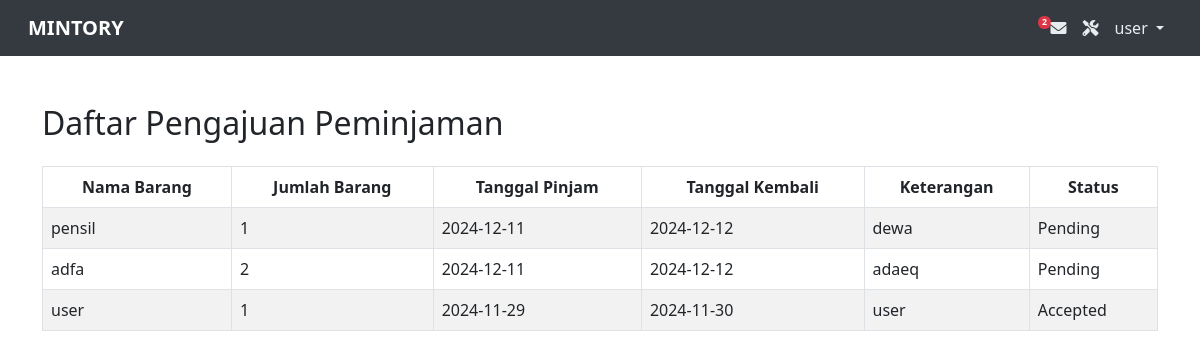
/public/daftar_peminjaman.php (signed in), run on the app's committed database.
### tables this page shows
CREATE TABLE `tb_pinjam` (
  `id_peminjaman` int(11) NOT NULL,
  `nama_properti` varchar(255) NOT NULL,
  `jumlah` varchar(255) NOT NULL,
  `tanggal_pinjam` varchar(50) NOT NULL,
  `tanggal_kembali` varchar(50) NOT NULL,
  `keterangan` varchar(255) DEFAULT NULL,
  `dibuat` varchar(255) NOT NULL,
  `status` varchar(2) NOT NULL
);

### public/daftar_peminjaman.php (the view, shortened to what this page needs)
<?php
include "fungsi/config/koneksi.php";
$username = $_SESSION['username'];
$data = mysqli_query($db, "SELECT * FROM tb_pinjam WHERE dibuat = '$username' ORDER BY id_peminjaman DESC");
$peminjaman = [];
while ($row = mysqli_fetch_array($data)) {
    $peminjaman[] = $row;
}
$resultpeminjaman = mysqli_query($db, "SELECT COUNT(*) as count FROM tb_pinjam WHERE status = 1 AND dibuat = '$username'");
$datapeminjaman = mysqli_fetch_assoc($resultpeminjaman);
$pendingpeminjaman = $datapeminjaman['count'];
?>
<!DOCTYPE html>
<html lang="id">
<head>
    <link href="https://cdn.jsdelivr.net/npm/bootstrap@5.2.3/dist/css/bootstrap.min.css" rel="stylesheet">
    <link rel="stylesheet" href="https://cdnjs.cloudflare.com/ajax/libs/font-awesome/6.0.0/css/all.min.css">
    <link rel="stylesheet" href="css/daftar_pengajuan.css">
    <link rel="stylesheet" href="css/navbarr.css">
    <link rel="stylesheet" href="css/badge.css">
</head>
<body>
    <nav class="navbar navbar-expand-lg bg-body-tertiary">
        <div class="container-fluid">
            <a class="navbar-brand" href="
            <?php
            if (isset($_SESSION['status'])) {
                $status = $_SESSION['status'];
                if ($status == "admin") {
                    echo "admin.php";
                } elseif ($status == "user") {
                    echo "user.php";
                } elseif ($status == "super user") {
                    echo "superuser.php";
                } else {
                    echo "operator.php";
                }
            } ?>">MINTORY</a>
            <div class="collapse navbar-collapse" id="navbarSupportedContent">
                <ul class="navbar-nav ms-auto mb-2 mb-lg-0">
                    <li class="nav-item">
                        <a class="nav-link active" href="daftar_peminjaman.php">
                            <i class="fa-solid fa-envelope"></i>
                            <?php if ($pendingpeminjaman > 0): ?>
                                <span class="badge bg-danger float-start badge-small"><?= $pendingpeminjaman; ?></span>
                            <?php endif; ?>
                        </a>
                    </li>
                    <li class="nav-item">
                        <a class="nav-link active" href="daftar_pengajuan.php">
                            <i class="fa-solid fa-screwdriver-wrench"></i>
                        </a>
                    </li>
                    <li class="nav-item dropdown">
                        <a class="nav-link active dropdown-toggle" href="#" role="button" data-bs-toggle="dropdown" aria-expanded="false">
                            <?= $_SESSION["username"]; ?>
                        </a>
                    </li>
                </ul>
            </div>
        </div>
    </nav>
    <div class="container mt-5">
        <h2 class="mb-4">Daftar Pengajuan Peminjaman</h2>
        <table class="table table-bordered table-striped">
            <thead>
                <tr>
                    <th>Nama Barang</th>
                    <th>Jumlah Barang</th>
                    <th>Tanggal Pinjam</th>
                    <th>Tanggal Kembali</th>
                    <th>Keterangan</th>
                    <th>Status</th>
                </tr>
            </thead>
            <tbody>
                <?php foreach ($peminjaman as $item) : ?>
                    <tr>
                        <td><?= $item['nama_properti']; ?></td>
                        <td><?= $item['jumlah']; ?></td>
                        <td><?= $item['tanggal_pinjam']; ?></td>
                        <td><?= $item['tanggal_kembali']; ?></td>
                        <td><?= $item['keterangan']; ?></td>
                        <td>
                            <?php
                            $status = $item['status'];
                            if ($status == 1) {
                                echo "Pending";
                            } elseif ($status == 2) {
                                echo "Accepted";
                            } else {
                                echo "Rejected";
                            }
                            ?>
                        </td>
                    </tr>
                <?php endforeach; ?>
            </tbody>
        </table>
    </div>
</body>
</html>

### css/daftar_pengajuan.css (style rules this page uses)
td { vertical-align: middle; }
th { text-align: center; }

### css/navbarr.css (style rules this page uses)
.navbar { background-color: #343a40; padding: 0.5rem 1rem; }
.navbar-brand { font-weight: bold; color: #ffffff; font-size: 1.25rem; }
.navbar-nav .nav-link { color: #f8f9fa; transition: color 0.3s ease; padding: 0.5rem 1rem; }
.navbar-nav .nav-link:hover, .navbar-nav .nav-link.active { color: #e9ecef; }
.nav-link.active { text-align: start; }
.nav-item { text-align: start; }

### css/badge.css (style rules this page uses)
.badge-small { font-size: 0.55rem; padding: 0.25em 0.4em; }

### data on the page
tb_pinjam: nama_properti "pensil", jumlah "1", tanggal_pinjam "2024-12-11", tanggal_kembali "2024-12-12", keterangan "dewa", status "Pending"
tb_pinjam: nama_properti "adfa", jumlah "2", tanggal_pinjam "2024-12-11", tanggal_kembali "2024-12-12", keterangan "adaeq", status "Pending"
tb_pinjam: nama_properti "user", jumlah "1", tanggal_pinjam "2024-11-29", tanggal_kembali "2024-11-30", keterangan "user", status "Accepted"

### other printed values
$pendingpeminjaman "2"
$_SESSION["username"] "user"
